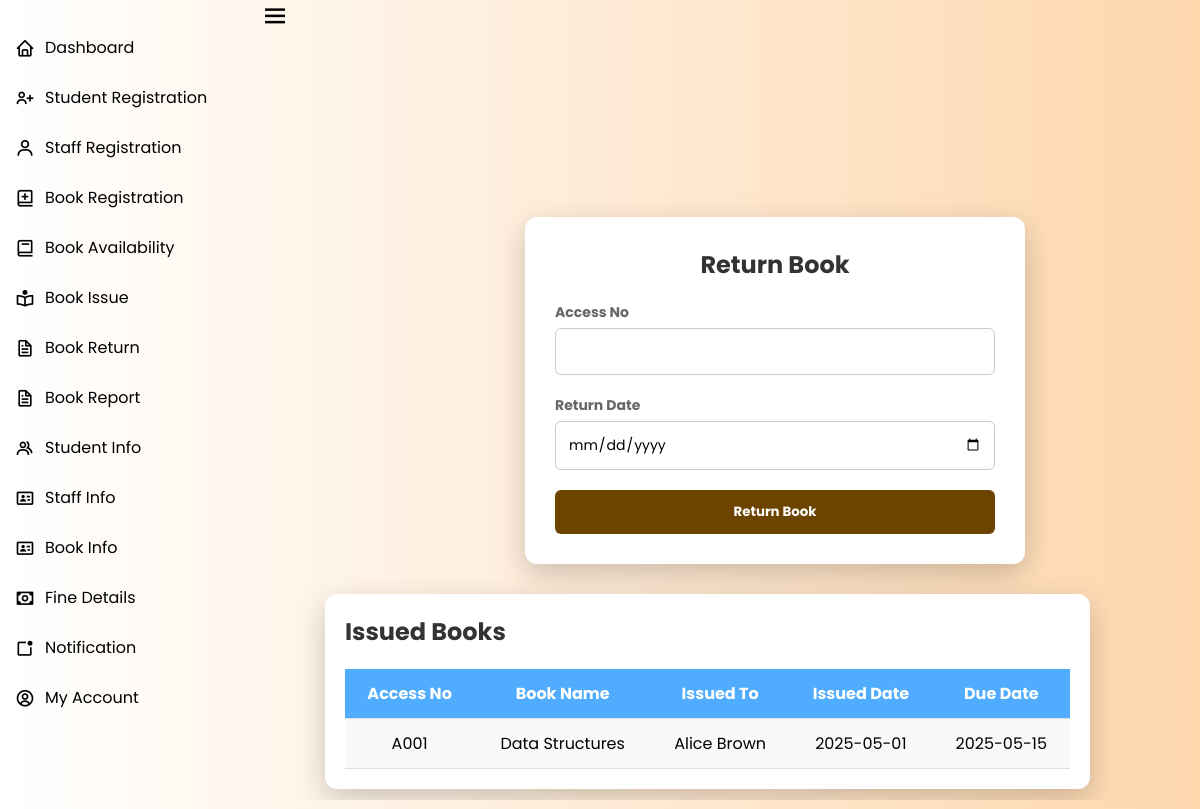
/ADMIN/BookReturn.php, run on the app's committed database.
### tables this page shows
CREATE TABLE `book_issues` (
    `id` int(11) NOT NULL AUTO_INCREMENT COMMENT 'Primary Key',
    `access_no` varchar(50) NOT NULL COMMENT 'Book Accession Number',
    `book_name` varchar(255) NOT NULL COMMENT 'Book Name',
    `author_name` varchar(255) NOT NULL COMMENT 'Book Author',
    `receiver` enum('student', 'staff') NOT NULL COMMENT 'Receiver Type',
    `student_name` varchar(255) DEFAULT NULL COMMENT 'Student Name (if applicable)',
    `class` enum('ug', 'pg') DEFAULT NULL COMMENT 'Class (if applicable)',
    `year` enum('1st', '2nd', '3rd') DEFAULT NULL COMMENT 'Year (if applicable)',
    `student_id` varchar(50) DEFAULT NULL COMMENT 'Student ID (if applicable)',
    `contact` varchar(20) DEFAULT NULL COMMENT 'Student Contact (if applicable)',
    `staff_name` varchar(255) DEFAULT NULL COMMENT 'Staff Name (if applicable)',
    `department` varchar(255) DEFAULT NULL COMMENT 'Staff Department (if applicable)',
    `issued_date` date NOT NULL COMMENT 'Issued Date',
    `due_date` date NOT NULL COMMENT 'Due Date',
    `return_date` date DEFAULT NULL COMMENT 'Return Date',
    `status` enum('issued', 'returned') NOT NULL DEFAULT 'issued' COMMENT 'Book Status',
    `fine_amount` decimal(10, 5) NOT NULL COMMENT 'Fine amount',
    PRIMARY KEY (`id`),
    KEY `book_issues_ibfk_2` (`access_no`)
);

### ADMIN/BookReturn.php (the view, shortened to what this page needs)
<?php
include 'db_connect.php';
$issued_books_query = "SELECT * FROM book_issues WHERE status = 'issued'";
$issued_books = $conn->query($issued_books_query);
?>
<!DOCTYPE html>
<html lang="en">
<head>
    <link rel="stylesheet" href="BookReturn.css">
</head>
<body>
    <link rel="stylesheet" href="https://unpkg.com/boxicons@2.1.4/css/boxicons.min.css">
    <nav class="sidebar">
        <div class="menu-items">
            <ul class="nav-links">
                <li><a href="Dash.php"><i class="bx bx-home"></i><span class="link-name">Dashboard</span></a></li>
                <li><a href="Student Reg.php"><i class="bx bx-user-plus"></i><span class="link-name">Student Registration</span></a></li>
                <li><a href="Staff.php"><i class="bx bx-user"></i><span class="link-name">Staff Registration</span></a></li>
                <li><a href="Book Reg.php"><i class="bx bx-book-add"></i><span class="link-name">Book Registration</span></a></li>
                <li><a href="BookAvail.php"><i class="bx bx-book"></i><span class="link-name">Book Availability</span></a></li>
                <li><a href="Bookissue.php"><i class="bx bx-book-reader"></i><span class="link-name">Book Issue</span></a></li>
                <li><a href="BookReturn.php"><i class="bx bx-file"></i><span class="link-name">Book Return</span></a></li>
                <li><a href="Book Report.php"><i class="bx bx-file"></i><span class="link-name">Book Report</span></a></li>
                <li><a href="Student Info.php"><i class="bx bx-group"></i><span class="link-name">Student Info</span></a></li>
                <li><a href="staffinf"><i class="bx bx-id-card"></i><span class="link-name">Staff Info</span></a></li>
                <li><a href="Book Info.php"><i class="bx bx-id-card"></i><span class="link-name">Book Info</span></a></li>
                <li><a href="fine-details.php"><i class="bx bx-money"></i><span class="link-name">Fine Details</span></a></li>
                <li><a href="profile.php"><i class="bx bx-notification"></i><span class="link-name">Notification</span></a></li>
                <li><a href="profile.php"><i class="bx bx-user-circle"></i><span class="link-name">My Account</span></a></li>
            </ul>
        </div>
        <i class="bx bx-menu sidebar-toggle"></i>
    </nav>
    <section class="dashboard">
        <div class="top">
        </div>
    <div class="container">
        <h2>Return Book</h2>
        <form action="" method="POST">
            <div class="input-container">
                <label>Access No</label>
                <input type="text" name="access_no" required>
            </div>
            <div class="input-container">
                <label>Return Date</label>
                <input type="date" name="return_date" required>
            </div>
            <button type="submit">Return Book</button>
        </form>
    </div>
    <div class="table-container">
        <h2>Issued Books</h2>
        <table>
            <tr>
                <th>Access No</th>
                <th>Book Name</th>
                <th>Issued To</th>
                <th>Issued Date</th>
                <th>Due Date</th>
            </tr>
            <?php if ($issued_books->num_rows > 0): ?>
                <?php while ($row = $issued_books->fetch_assoc()): ?>
                    <tr>
                        <td><?= $row['access_no'] ?></td>
                        <td><?= $row['book_name'] ?></td>
                        <td><?= $row['receiver'] == 'student' ? $row['student_name'] : $row['staff_name'] ?></td>
                        <td><?= $row['issued_date'] ?></td>
                        <td><?= $row['due_date'] ?></td>
                    </tr>
                <?php endwhile; ?>
            <?php else: ?>
                <tr>
                    <td colspan="5">No issued books found.</td>
                </tr>
            <?php endif; ?>
        </table>
    </div>
</body>
</html>

### ADMIN/BookReturn.css (style rules this page uses)
* { padding: 0; margin: 0; font-family: 'Poppins', sans-serif; box-sizing: border-box; }
html { overflow-x: hidden; }
body { width: 100%; height: 100vh; overflow: hidden; overflow-y: auto; background: linear-gradient(to right, rgb(255,255,255), rgb(254,215,173)); }
* { margin: 0; padding: 0; font-family: 'Poppins', sans-serif; box-sizing: border-box; }
.sidebar { width: 250px; height: 100vh; background-color: transparent; position: fixed; top: 0; left: 0; padding: 10px; transition: width 0.3s ease; }
.sidebar .menu-items { margin-top: 20px; }
.sidebar .nav-links { list-style: none; padding: 0; margin: 0; }
.sidebar .nav-links li { margin-bottom: 15px; }
.sidebar .nav-links li a { display: flex; align-items: center; text-decoration: none; color: black; padding: 5px; border-radius: 5px; transition: all 0.3s ease; }
.sidebar .nav-links li a i { font-size: 20px; margin-right: 10px; }
.sidebar .nav-links li a .link-name { font-size: 16px; }
.sidebar-toggle { font-size: 30px; color: black; cursor: pointer; position: absolute; top: 2%; right: -50px; transform: translateY(-50%); border: none; padding: 10px; border-radius: 50%; }

### ADMIN/BookReturn.php (style rules this page uses)
body { font-family: 'Poppins', sans-serif; margin: 0; padding: 0; display: flex; justify-content: center; align-items: center; flex-direction: column; height: 100vh; background: linear-gradient(to right, rgb(255,255,255), rgb(254,215,173)); }
.container { background: white; padding: 30px; border-radius: 12px; box-shadow: 0px 10px 30px rgba(0, 0, 0, 0.2); text-align: center; width: 500px; animation: fadeIn 0.8s ease-in-out; margin-top: 200px; margin-left: 350px; }
h2 { color: #333; font-size: 24px; margin-bottom: 20px; }
.input-container { position: relative; margin-bottom: 20px; text-align: left; }
label { font-size: 14px; font-weight: bold; color: #666; display: block; margin-bottom: 5px; }
input[type="text"], input[type="date"] { width: 100%; padding: 12px; border: 1px solid #ccc; border-radius: 6px; font-size: 14px; outline: none; transition: 0.3s; }
button { width: 100%; padding: 12px; background:rgb(109,67, 0); color: white; border: none; cursor: pointer; font-weight: bold; border-radius: 6px; transition: 0.3s; }
.table-container { margin-top: 30px; width: 90%; max-width: 1000px; background: white; padding: 20px; border-radius: 12px; box-shadow: 0px 10px 30px rgba(0, 0, 0, 0.2); margin-bottom: 20px; margin-left: 150px; }
table { width: 100%; border-collapse: collapse; margin-top: 20px; }
th, td { padding: 12px; text-align: center; border-bottom: 1px solid #ddd; }
th { background: #4facfe; color: white; font-weight: bold; }
tr:nth-child(even) { background: #f8f9fa; }

### data on the page
book_issues: access_no "A001", book_name "Data Structures", student_name "Alice Brown", issued_date "2025-05-01", due_date "2025-05-15"
